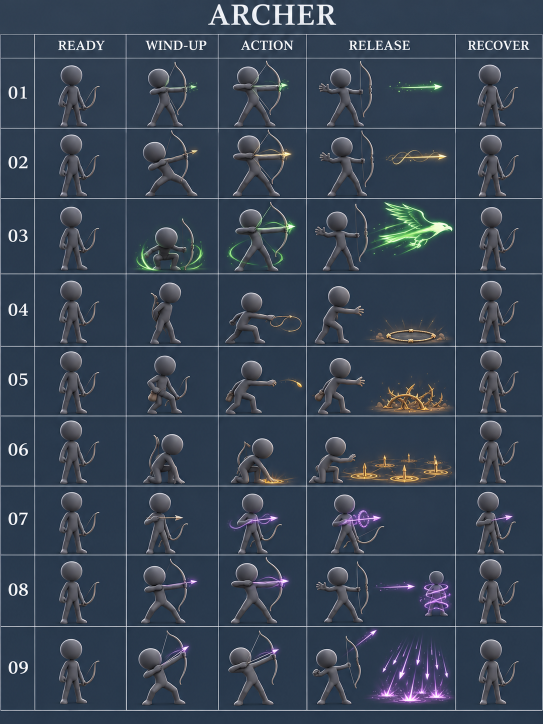
#> input picture assets/design_refs/skills/v2/archer.png, 1086 x 1448 px (shown at 1/2 size); its folder holds only this picture in this run
$ python build_skill_fx.py
#> lines starting #> are read from the running program, lines starting #| are printed output that depends on the picture; after the words box and inside, x2 and y2 are one past the last pixel; in counts of white or black regions, pixels touching at a corner belong together
### tools/fx_figures.py
"""ลบหุ่นในตารางท่าสกิล (V2-R52): หุ่นผู้ใช้สกิล หุ่นเป้า และส่วนของหุ่นที่ถูกแสงสาดจนมีสี
ใช้ร่วมกันโดย build_skill_fx.py
- grey(cell,bg): พิกเซลสีเทา (ตัวหุ่น) ที่ต่างจากพื้นหลัง
- silhouettes(mask): ปิดช่องว่าง + เติมรู → เงาหุ่นทั้งตัว (รวมส่วนที่ถูกแสงสาดภายในตัว) เก็บเฉพาะก้อนใหญ่
- targets(ready,bg,caster_x): เงาหุ่นเป้าในช่อง READY (ทุกก้อนที่ไม่ใช่ผู้ใช้สกิล) → ใช้ลบออกจากทุกช่องในแถว"""
from collections import deque
import numpy as np
from PIL import Image, ImageDraw, ImageFilter

def _f(m, flt):
    return np.asarray(Image.fromarray((m * 255).astype(np.uint8)).filter(flt)) > 127

def dilate(m, r): return _f(m, ImageFilter.MaxFilter(2 * r + 1)) if r else m
def erode(m, r): return _f(m, ImageFilter.MinFilter(2 * r + 1)) if r else m

def fill_holes(m):
    p = np.pad(m, 1).astype(np.uint8) * 255; im = Image.fromarray(p).copy(); ImageDraw.floodfill(im, (0, 0), 128)
    return (np.array(im) != 128)[1:-1, 1:-1]

def grey(cell, bg):
    a = cell.astype(int); lum = a.mean(2); sat = a.max(2) - a.min(2); d = np.abs(a - bg[None, None, :]).sum(2)
    lo = 12 if float(np.mean(bg)) > 50 else 40               # พื้นสว่าง (ตารางนักดาบ) หุ่นเป็นสีเข้ม
    g = (sat < 34) & (lum > lo) & (lum < 228) & (d > 40)
    g[:6] = g[-6:] = False; g[:, :6] = g[:, -6:] = False      # เส้นกรอบตาราง
    return g

def components(m, mn):
    h, w = m.shape; lab = np.zeros((h, w), np.int32); out = []; n = 0
    ys, xs = np.nonzero(m)
    for y0, x0 in zip(ys, xs):
        if lab[y0, x0]: continue
        n += 1; q = deque([(y0, x0)]); lab[y0, x0] = n; pts = []
        while q:
            y, x = q.popleft(); pts.append((y, x))
            for ny, nx in ((y + 1, x), (y - 1, x), (y, x + 1), (y, x - 1)):
                if 0 <= ny < h and 0 <= nx < w and m[ny, nx] and not lab[ny, nx]: lab[ny, nx] = n; q.append((ny, nx))
        if len(pts) >= mn:
            c = np.zeros((h, w), bool); yy, xx = zip(*pts); c[list(yy), list(xx)] = True; out.append(c)
    return out

def silhouettes(m, close=4, mn=250):
    m = erode(dilate(m, close), close)
    comps = components(m, mn)
    out = np.zeros(m.shape, bool)
    for c in comps:
        f = fill_holes(c)
        if f.mean() < .35: out |= f                            # ก้อนใหญ่ผิดปกติ (เส้นกรอบ/พื้น) ไม่ใช่หุ่น
    return out, comps

# [8 lines left out: function targets, not called in this run]

def nonbg(cell, bg):
    return np.abs(cell.astype(int) - bg[None, None, :]).sum(2) > 45

# [21 lines left out: function match_targets, not called in this run]

def target_templates(ready, bg):
    """แม่แบบหุ่นเป้าในช่อง READY: แบ่งตามช่วงคอลัมน์ที่มีพิกเซลเทาหนาแน่น (ตัดเส้นบาง ๆ ที่เชื่อมหุ่น) — ช่วงแรกคือผู้ใช้สกิล ที่เหลือคือหุ่นเป้า"""
    g = grey(ready, bg); xs = np.where(g.sum(0) > 6)[0]
    if not len(xs): return []
    runs, run = [], [xs[0]]
    for x in xs[1:]:
        if x - run[-1] <= 4: run.append(x)
        else: runs.append(run); run = [x]
    runs.append(run); runs = [r for r in runs if r[-1] - r[0] >= 18]
    out = []
    for r in runs[1:]:
        m = np.zeros(g.shape, bool); m[:, r[0]:r[-1] + 1] = g[:, r[0]:r[-1] + 1]
        sil, _ = silhouettes(m, mn=150)
        if sil.any(): out.append(sil)
    return out

def grow_pale(fig, cell, bg, n=45, sat_max=60):
    """ขยายเงาหุ่นเข้าไปในพิกเซลสีซีดที่ต่อกัน (ใบดาบ/มีด/คันธนูที่หุ่นถือ) — แสงเอฟเฟกต์มีสีจัดจึงไม่ถูกกิน"""
    a = cell.astype(int); pale = ((a.max(2) - a.min(2)) < sat_max) & nonbg(cell, bg)
    m = fig.copy()
    for _ in range(n):
        nm = dilate(m, 1) & (pale | m)
        if (nm == m).all(): break
        m = nm
    return m

# [7 lines left out: function strong_only, not called in this run]

### tools/build_skill_fx.py
#!/usr/bin/env python3
"""เอฟเฟกต์สกิลจากตารางท่าของเจ้าของ (V2-R41): assets/design_refs/skills/v2/<class>.png (9 ท่า × 5 จังหวะ)
- ตัดทีละช่อง → ลบพื้นหลังสีเข้ม (ลบสีพื้นออก ใช้วาดแบบบวกแสงในเกม) → ลบหุ่นสีเทา (ตัวละครในเกมวาดเอง) เก็บเฉพาะเอฟเฟกต์ที่มีสี + แกนสีขาวที่ติดกับสี
- จัดทุกแถวให้เท้าหุ่นผู้ใช้สกิล (ช่อง READY) อยู่จุดเดียวกัน และย่อให้หุ่นสูงเท่ากัน → ในเกมวางจุดนี้ที่เท้าตัวละคร
ผลลัพธ์: game/sprites/skfx_<class>.webp (5 คอลัมน์ × 9 แถว ช่อง CW×CH) + ทะเบียน SKILL_FX ใน game/index.html + docs/evidence/skfx_<class>_check.png
รัน: python3 tools/build_skill_fx.py"""
import json, os, re
import numpy as np
from PIL import Image, ImageFilter
import sys; sys.path.insert(0, os.path.dirname(os.path.abspath(__file__)))
from fx_figures import grey, silhouettes, dilate, grow_pale, target_templates, match_targets
ROOT = os.path.dirname(os.path.dirname(os.path.abspath(__file__)))
SRC = os.path.join(ROOT, 'assets/design_refs/skills/v2')
CW, CH, AX, AY, FIG = 320, 200, 70, 172, 92   # ช่องในแผ่นผลลัพธ์, จุดเท้า, ความสูงหุ่นหลังย่อ
# เส้นตาราง (อ่านจากภาพ: tools ตรวจหาเส้นสว่าง แล้วยืนยันด้วยตา) — แถว 9 ท่า, คอลัมน์ 5 จังหวะ
GRID = {
 'นักธนู':       ('archer',      [116, 256, 396, 548, 692, 832, 972, 1110, 1252, 1420], [69, 252, 436, 612, 910, 1084]),
 'นักฆ่า':       ('assassin',    [124, 270, 414, 567, 715, 862, 1006, 1144, 1280, 1436], [138, 320, 498, 692, 901, 1084]),
 'นักสู้':       ('fighter',     [115, 273, 427, 581, 737, 891, 1048, 1198, 1329, 1506], [57, 240, 418, 608, 831, 1020]),
 'ผู้สืบวิญญาณ': ('spirit_heir', [119, 286, 421, 565, 696, 824, 980, 1110, 1252, 1420], [56, 254, 446, 648, 878, 1084]),
 'ผู้รักษา':     ('healer',      [104, 238, 377, 511, 644, 770, 903, 1014, 1134, 1306], [66, 286, 498, 715, 949, 1180]),
 'นักดาบ':       ('swordsman',   [44, 205, 361, 534, 697, 845, 993, 1126, 1265, 1446], [53, 257, 470, 675, 898, 1084]),
 'ผู้ใช้มนตรา':  ('mage',        [129, 246, 363, 492, 605, 718, 831, 943, 1058, 1216], [87, 314, 539, 771, 1002, 1234]),
 'ผู้พิทักษ์':   ('guardian',    [115, 255, 396, 549, 692, 831, 970, 1109, 1251, 1419], [70, 252, 436, 613, 910, 1084]),
}

def fx_layer(cell, bg, tm=()):
    a = cell.astype(int); lum = a.mean(2); sat = a.max(2) - a.min(2)
    col = sat > 40
    near = np.asarray(Image.fromarray((col * 255).astype(np.uint8)).filter(ImageFilter.MaxFilter(7))) > 0   # แกนขาวต้องติดแสงสี (ใบดาบขาวของหุ่นไม่ผ่าน)
    keep = col | ((lum > 232) & near)                       # สีเรือง + แกนขาวติดสี (หุ่นเทาไม่ผ่าน)
    out = np.clip(a - bg[None, None, :] * 1.05, 0, 255)      # ลบสีพื้น → วาดแบบบวกแสง
    # V2-R52: ลบหุ่น ไม่ให้ติดมาในเกม — หุ่น (แม้ถูกแสงสาดจนมีสี) เป็นสีหม่น ส่วนเอฟเฟกต์เป็นแสงสว่าง
    mx = a.max(2); keep &= (mx >= 105) | ((lum > 232) & near)
    fig, _ = silhouettes(grey(cell, bg)); fig = dilate(grow_pale(fig, cell, bg), 2)
    keep &= ~(fig & (mx < 190))                              # ในตัวหุ่น: เหลือเฉพาะแสงจ้าที่ทับตัว
    if tm: keep &= ~match_targets(cell, bg, tm)[0]             # หุ่นเป้า (รวมที่ถูกแสงสาดทั้งตัว)
    out[~keep] = 0
    soft = np.clip((sat - 25) / 30, 0, 1) * np.clip((mx - 105) / 45, 0, 1); soft[(lum > 232) & near] = 1
    out = out * np.maximum(soft, keep * .0)[..., None]
    # V2-R52: หลังลบสีพื้น แสงเอฟเฟกต์ยังมีสีจัด ส่วนขอบใบดาบ/อาวุธของหุ่นกลายเป็นสีครีมซีด → เก็บเฉพาะสีจัด + แกนขาวที่ติดสีจัด
    om = out.max(2); oc = (om - out.min(2)) / np.maximum(om, 1); strong = (oc > .3) & (om > 50)
    nearS = np.asarray(Image.fromarray((strong * 255).astype(np.uint8)).filter(ImageFilter.MaxFilter(9))) > 0
    out[~(strong | (nearS & (om > 170)))] = 0
    h, w = out.shape[:2]; e = 18                                 # จางขอบช่อง: แสงที่เต็มช่องไม่เป็นขอบสี่เหลี่ยม
    fy = np.clip(np.minimum(np.arange(h), h - 1 - np.arange(h)) / e, 0, 1); fx = np.clip(np.minimum(np.arange(w), w - 1 - np.arange(w)) / e, 0, 1)
    out = out * (fy[:, None] * fx[None, :])[..., None]
    return out.astype(np.uint8)

def caster(cell, bg=None):
    """หุ่นผู้ใช้สกิลในช่อง READY: กลุ่มพิกเซลเทาทางซ้ายสุด → (กึ่งกลาง x, เท้า y, ความสูง)"""
    a = cell.astype(int); lum = a.mean(2); sat = a.max(2) - a.min(2)
    g = (sat < 26) & (lum > 55) & (lum < 215)  # ตาราง MAGE หุ่นสีเทาอ่อนกว่า
    if bg is not None and float(np.mean(bg)) > 50: g = (sat < 30) & (np.abs(a - bg[None, None, :]).sum(2) > 45)  # พื้นสว่าง + หุ่นสีเข้ม (ตาราง SWORDSMAN)
    xs = np.where(g.sum(0) > 6)[0]
    if not len(xs): return None
    runs, run = [], [xs[0]]                       # กลุ่มคอลัมน์ติดกัน; เลือกกลุ่มแรกที่กว้างพอเป็นหุ่น (ตัดเส้น/ขอบบาง ๆ)
    for x in xs[1:]:
        if x - run[-1] <= 4: run.append(x)
        else: runs.append(run); run = [x]
    runs.append(run); runs = [r for r in runs if r[-1] - r[0] >= 18] or runs
    x0, x1 = runs[0][0], runs[0][-1]; ys = np.where(g[:, x0:x1 + 1].sum(1) > 1)[0]
    if len(ys) < 10: return None
    return ((x0 + x1) / 2, ys.max(), ys.max() - ys.min())

def build(cls, name, rows, cols):
#> called with name = 'archer'
    im = np.asarray(Image.open(os.path.join(SRC, name + '.png')).convert('RGB'))
#> im is the input picture: shape (1448, 1086, 3); mean R, G, B 55.7, 68.5, 84.8
    bg = np.median(im[rows[0] + 6:rows[0] + 16, cols[0] + 6:cols[1] - 6].reshape(-1, 3), axis=0)
#> bg = [48, 63, 81]
    sheet = Image.new('RGBA', (CW * 5, CH * 9), (0, 0, 0, 0))
#> sheet: PIL image 1600x1800 RGBA; every value is 0
    for r in range(9):
        y0, y1 = rows[r] + 3, rows[r + 1] - 2
        c = caster(im[y0:y1, cols[0] + 3:cols[1] - 2], bg)
        if not c: c = ((cols[1] - cols[0]) * .3, (y1 - y0) * .9, (y1 - y0) * .7)
        cx, fy, fh = c; s = FIG / max(40, fh)
        tm = target_templates(im[y0:y1, cols[0] + 3:cols[1] - 2], bg)
        for k in range(5):
            x0, x1 = cols[k] + 3, cols[k + 1] - 2
            cell = im[y0:y1, x0:x1]; L = fx_layer(cell, bg, tm)
            # ขยับให้เท้าหุ่น (อ้างอิงจากช่อง READY, x นับจากขอบซ้ายช่อง) อยู่ที่ AX,AY ของช่องผลลัพธ์
            alpha = (L.max(2) > 6).astype(np.uint8) * 255
            rgba = Image.fromarray(np.dstack([L, alpha]))
            w, h = rgba.size; rgba = rgba.resize((max(1, round(w * s)), max(1, round(h * s))), Image.LANCZOS)
            ox, oy = round(AX - cx * s), round(AY - fy * s)
            tile = Image.new('RGBA', (CW, CH), (0, 0, 0, 0)); tile.alpha_composite(rgba, (max(0, ox), max(0, oy)), (max(0, -ox), max(0, -oy)))
            sheet.alpha_composite(tile, (k * CW, r * CH))
#> this loop made 9 passes
#> (y0, y1, x0 in caster, x1 in caster, cx, fh) on passes 2 to 9: (259, 394, 47, 100, 73.5, 124), (399, 546, 47, 102, 74.5, 128), (551, 690, 47, 101, 74, 126), (695, 830, 46, 100, 73, 125), (835, 970, 46, 101, 73.5, 127), (975, 1108, 47, 100, 73.5, 123), (1113, 1250, 47, 101, 74, 125), (1255, 1418, 46, 101, 73.5, 130)
#> (x0 in caster, x1 in caster, cx, fh, s) on pass 1: (45, 119, 82, 122, 0.754)
#> pass 1, in caster, `a = cell.astype(int)`:
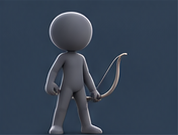
#> a: shape (135, 178, 3) int64; mean of channels 0, 1, 2 54.2, 66.7, 83.3; drawn as R, G, B
#> pass 1, in caster, `sat = a.max(2) - a.min(2)`:
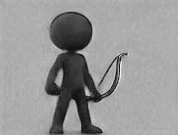
#> sat: shape (135, 178) int64; min 0, max 50, mean 29.4; drawn with min black and max white
#> pass 1, in caster, `g = (sat < 26) & (lum > 55) & (lum < 215)`:
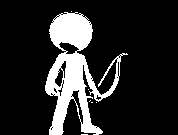
#> g: shape (135, 178) bool; 16.4% white; 7 white regions (6 under 20 px), largest, box (x1, y1, x2, y2) and area: (45, 12, 128, 135) 3919
#> after the loop:
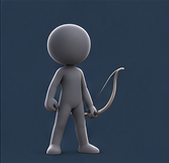
#> cell: shape (163, 169, 3); mean R, G, B 49.4, 62.8, 79.8
#> after the loop: rgba: PIL image 120x115 RGBA; every value is 0
#> after the loop:
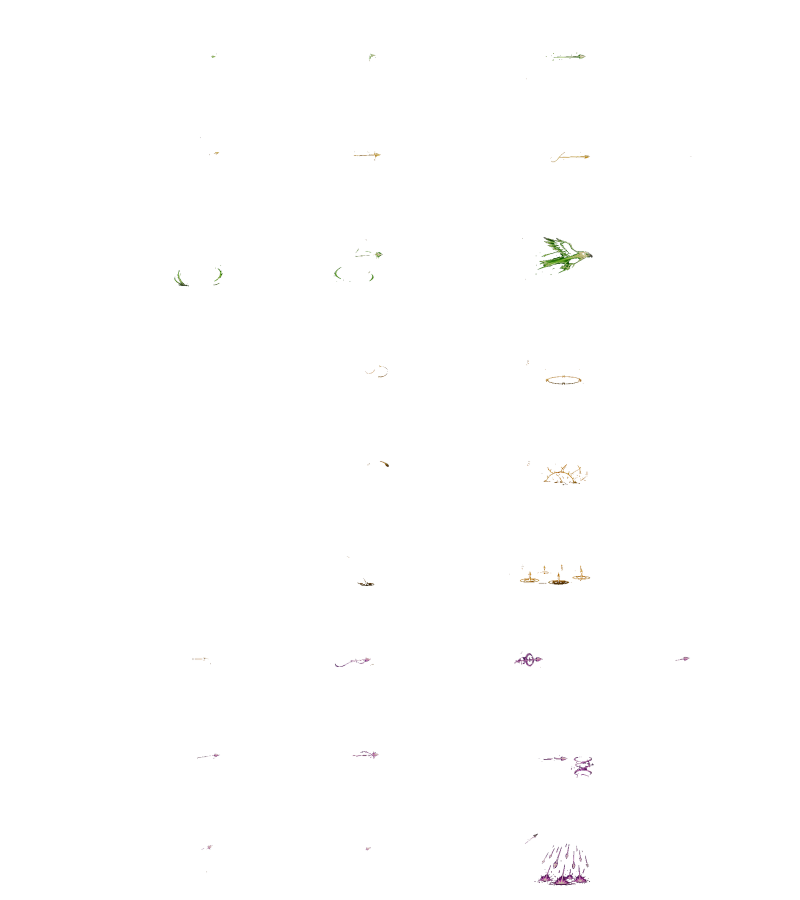
#> sheet: PIL image 1600x1800 RGBA (shown at 1/2 size); mean R, G, B, A 0.7, 0.6, 0.4, 0.7; transparent parts drawn white
#> after the loop: tile: PIL image 320x200 RGBA; every value is 0
    sheet.save(os.path.join(ROOT, 'game/sprites', 'skfx_' + name + '.webp'), 'WEBP', quality=88)
    chk = Image.new('RGBA', sheet.size, (24, 28, 40, 255)); chk.alpha_composite(sheet)
#> after `chk = Image.new('RGBA', sheet.size, (24, 28, 40, 255))`:
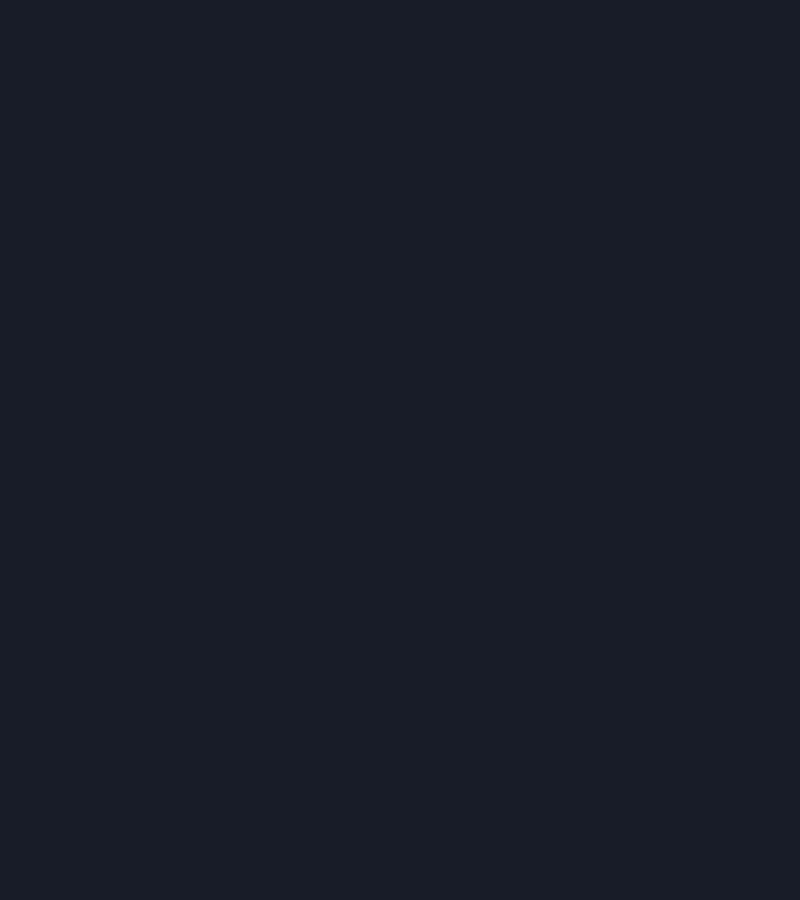
#> chk: PIL image 1600x1800 RGBA (shown at 1/2 size); mean R, G, B, A 24, 28, 40, 255
    d = chk.load()
    for r in range(9):
        for k in range(5):
            for dy in range(-3, 4): d[k * CW + AX, r * CH + AY + dy] = (255, 255, 255, 255)
    chk.convert('RGB').resize((CW * 5 // 2, CH * 9 // 2)).save(os.path.join(ROOT, 'docs/evidence', 'skfx_' + name + '_check.png'))
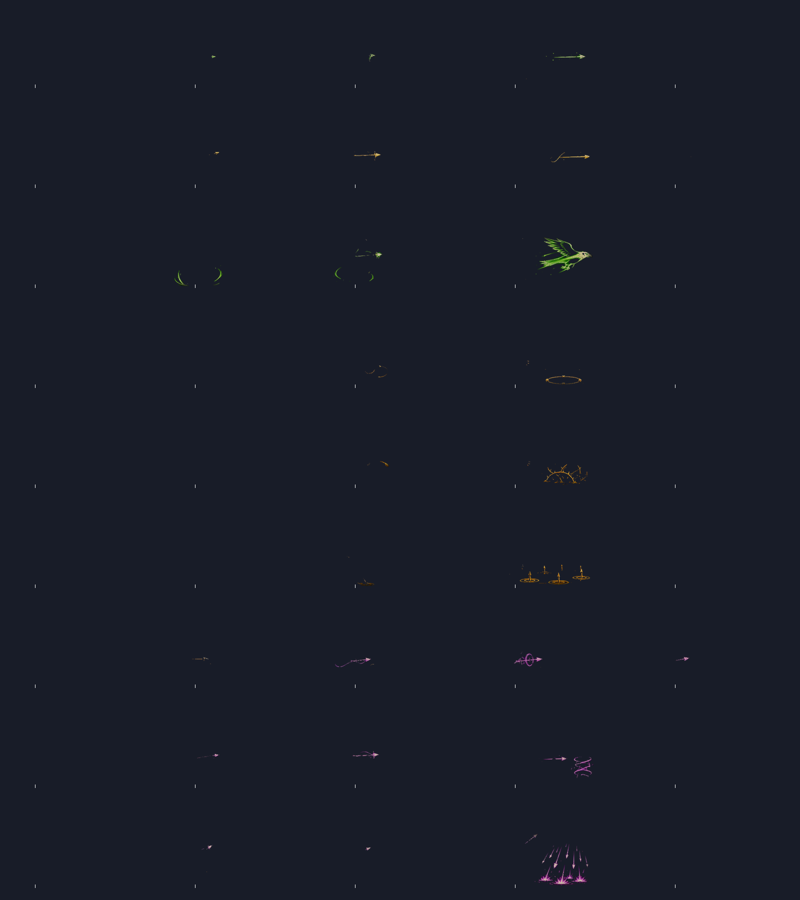
#> saved as skfx_archer_check.png: PIL image 800x900 RGB; mean R, G, B 24.3, 28.2, 40.1
    print('สร้าง', name, sheet.size)
#| สร้าง archer (1600, 1800)

cat = {}
for cls, (name, rows, cols) in GRID.items():
    if not os.path.exists(os.path.join(SRC, name + '.png')): print('ข้าม', name); continue
    build(cls, name, rows, cols); cat[cls] = name
#> (the run stopped early here; a loop or call above may not have finished)
